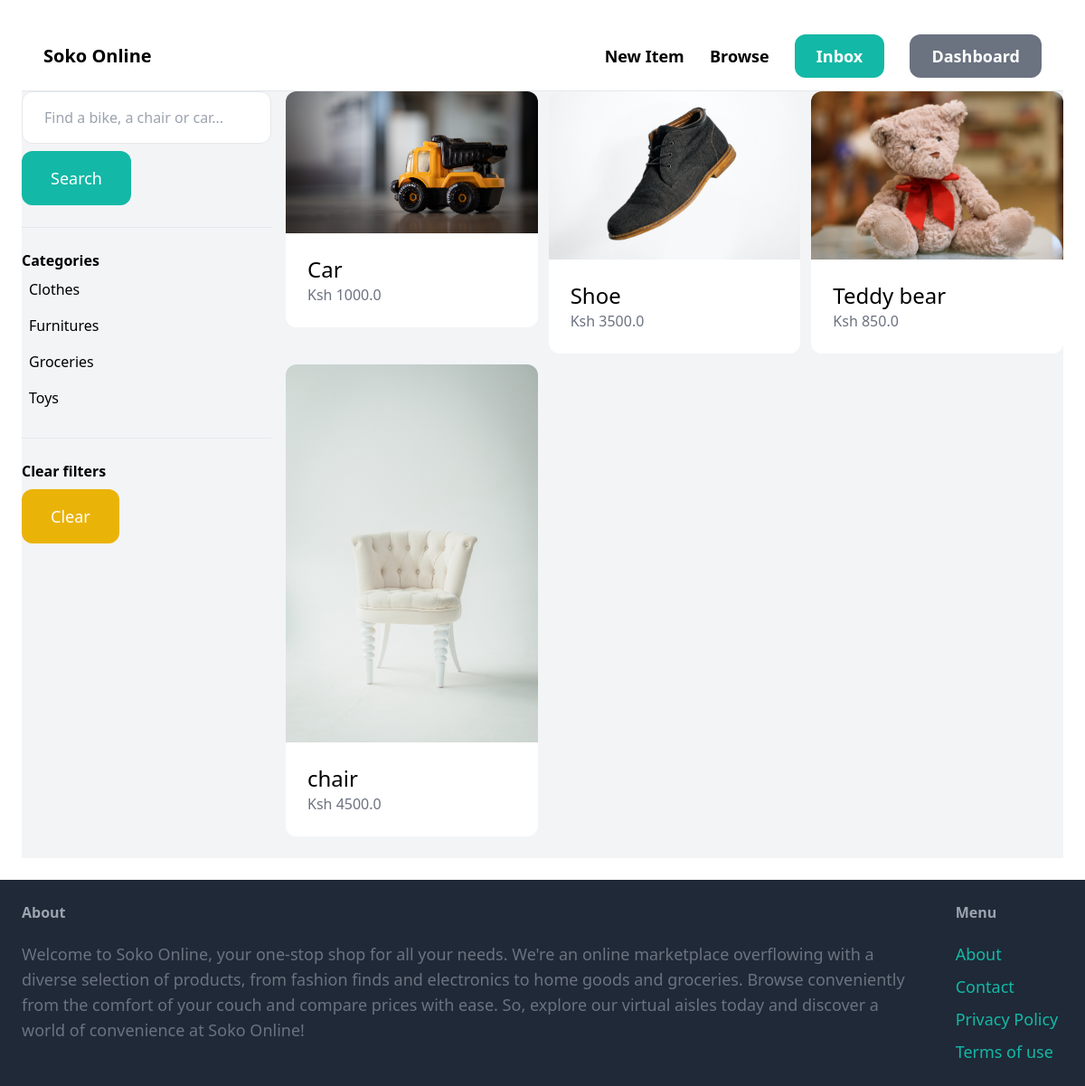
/items/items/ (signed in), run on the app's committed database.
### item/models.py (models this page shows, shortened)
class Category(models.Model):
    name=models.CharField(max_length=255)
    class Meta:
        ordering = ('name',)
        verbose_name_plural = 'Categories'

class Item(models.Model):
    category=models.ForeignKey(Category,related_name='items', on_delete=models.CASCADE)
    name=models.CharField(max_length=255)
    description=models.TextField(blank=True,null=True)
    price=models.FloatField()
    image=models.ImageField(upload_to='item_images', blank=True, null=True)
    is_sold=models.BooleanField(default=False)
    created_by=models.ForeignKey(User, related_name='items', on_delete=models.CASCADE)
    created_on = models.DateTimeField(auto_now_add=True)

### item/views.py (the view)
# urls.py: path('items/', include('item.urls')),
def items(request):
    query = request.GET.get('query', '')
    category_id = request.GET.get('category', 0)
    categories = Category.objects.all()
    items = Item.objects.filter(is_sold=False)
    if category_id:
        items = items.filter(category_id=category_id)
    if query:
        items = items.filter(Q(name__icontains=query) | Q(description__icontains=query))
    return render(request, 'item/items.html',{
                  'items': items,
                  'query': query,
                  'categories': categories,
                  'category_id': category_id,
    })

### item/templates/item/items.html (shortened to what this page needs)
{% extends 'core/base.html' %}
{% block content %}
<div class="pb-6 grid grid-cols-4 gap-4 bg-gray-100">
    <div class="col-span-1">
        <form method="get" action="{% url 'item:items' %}">
            <input name="query" class="w-full py-4 px-6 border rounded-xl" type="text" value="{{ query }}"
                placeholder="Find a bike, a chair or car...">
            <button class="mt-2 py-4 px-8 text-lg bg-teal-500 text-white rounded-xl">Search</button>
        </form>
        <hr class="my-6">
        <p class="font-semibold">Categories</p>
        <ul>
            {% for category in categories %}
            <li class="py-2 px-2 rounded-xl{% if category.id == category_id %} bg-gray-200{% endif %}">
                <a href="{% url 'item:items' %}?query={{ query }}&category={{ category.id }}">{{ category.name }}</a>
            </li>
            {% endfor %}
        </ul>
        <hr class="my-6">
        <p class="font-semibold">Clear filters</p>
        <ul>
            <li><a href="{% url 'item:items' %}"
                    class="mt-2 py-4 px-8 inline-block bg-yellow-500 text-lg rounded-xl text-white">Clear</a>
    </div>
    <div class="col-span-3">
        <div class="grid grid-cols-3 gap-3">
            {% for item in items %}
            <div>
                <a href="{% url 'item:detail' item.id %}">
                    <div>
                        <img src="{{ item.image.url }}" class="rounded-t-xl">
                    </div>
                    <div class="p-6 bg-white rounded-b-xl">
                        <h2 class="text-2xl">{{ item.name }}</h2>
                        <p class="text-gray-500">Ksh {{ item.price }}</p>
                    </div>
                </a>
            </div>
            {% endfor %}
        </div>
    </div>
</div>
{% endblock %}

### data on the page
Category: name "Clothes"
Category: name "Furnitures"
Category: name "Groceries"
Category: name "Toys"
Item: image (picture), name "Car", price "1000.0"
Item: image (picture), name "Shoe", price "3500.0"
Item: image (picture), name "Teddy bear", price "850.0"
Item: image (picture), name "chair", price "4500.0"
